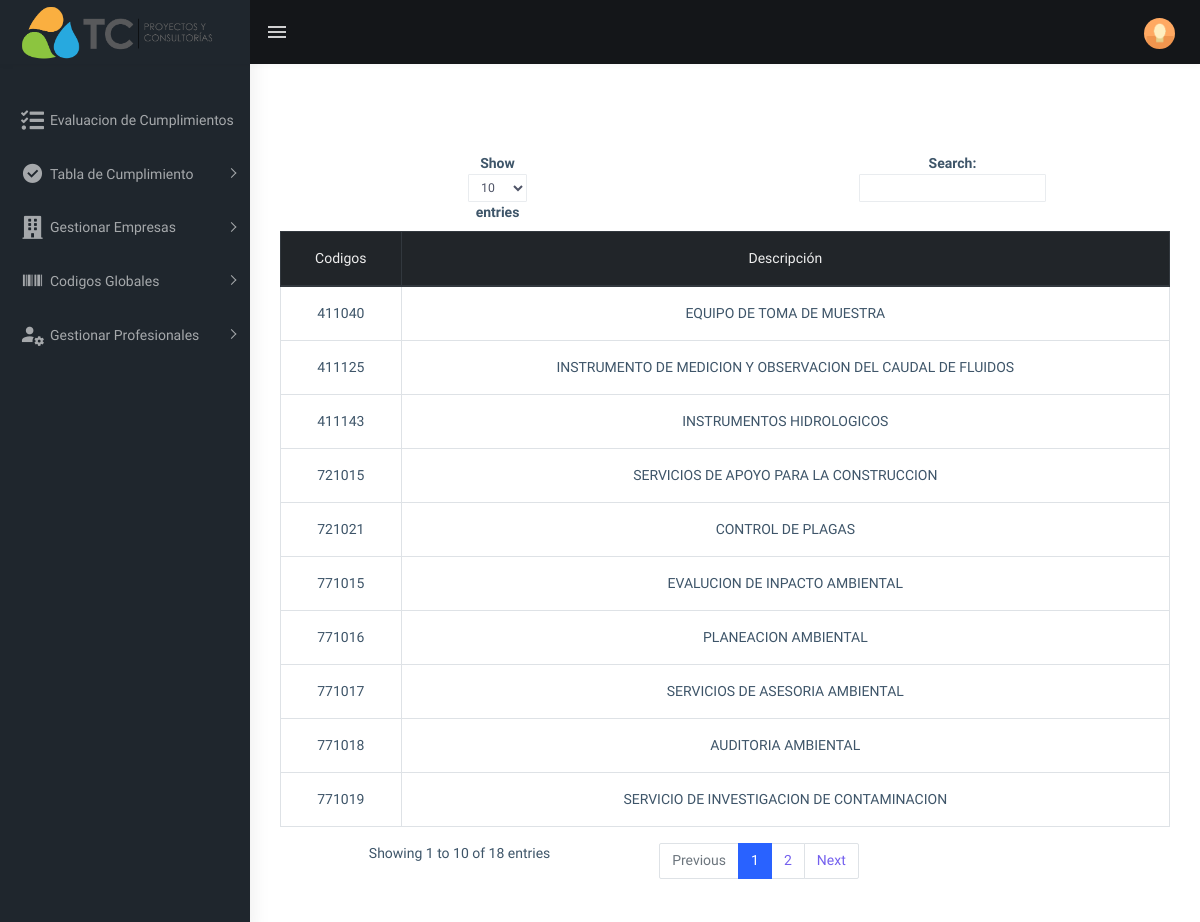
/view/Codigos/MostrarCodigosGenerales.php, run on the app's committed database.
### tables this page shows
CREATE TABLE `servicio` (
  `codigo` int(11) NOT NULL,
  `nombre_servicio` varchar(200) NOT NULL
);

### app/utils/Conexion.php (called while the page is built)
<?php
    class Conexion{
		public function get_conexion(){
			$user = "root";
			$pass = "";
			$host = "localhost";
            $db = "tconsultorias";
			try {
				$connection = new PDO("mysql:host=$host; dbname=$db", $user, $pass);
				$connection->setAttribute(PDO::ATTR_ERRMODE, PDO::ERRMODE_EXCEPTION);
            	$connection->setAttribute(PDO::ATTR_EMULATE_PREPARES, false);
			} catch (Exception $e) {
				print_r($e);
			}
			return $connection;
		}
    }
?>

### app/model/ServiciosModel.php (called while the page is built, shortened)
<?php
    class ServicioModel {
        private $DataBase;
        private $Table = 'servicio';
        public function __construct(){
            $connection = new Conexion();
            $this->DataBase = $connection->get_conexion();
        }
        public function EveryThings () {
            try {
                $sql = "SELECT * FROM $this->Table";
                $query = $this->DataBase->prepare($sql);
                $query->execute();
                $data = $query->fetchAll();
                $response = ['status' => 1, 'servicios' => $data];
            } catch (Exception $e) {
                $response = ['status' => 0, 'error' => $e];
            }
            return $response;
        }
    }
?>

### view/Codigos/MostrarCodigosGenerales.php (the view)
<?php
    require dirname(__FILE__).'/../home/header.php';
    $Servicio = new ServicioModel();
    $Servicios = $Servicio->EveryThings();
?>
<div class="page-wrapper">
    <div class="page-breadcrumb">
        <div class="row">
            <div class="col-12 d-flex no-block align-items-center">
            </div>
        </div>
    </div>
    <div class="container-fluid">
        <div class="card">
            <div class="table-responsive text-center mt-5">
                <table id="zero_config" class="table table-bordered">
                    <thead class="thead-dark">
                        <tr>
                            <th>Codigos</th>
                            <th>Descripción</th>
                        </tr>
                    </thead>
                    <tbody>
                    <?php foreach ($Servicios['servicios'] as $Data) { ?>
                        <tr>
                            <td><?php echo $Data['codigo'] ?></td>
                            <td><?php echo $Data['nombre_servicio'] ?></td>
                        </tr>
                    <?php } ?>
                    </tbody>
                </table>
            </div>
        </div>
    </div>
</div>
<?php require dirname(__FILE__).'/../home/footer.php';?>

### data on the page
servicio: codigo "411040", nombre_servicio "EQUIPO DE TOMA DE MUESTRA"
servicio: codigo "411125", nombre_servicio "INSTRUMENTO DE MEDICION Y OBSERVACION DEL CAUDAL DE FLUIDOS"
servicio: codigo "411143", nombre_servicio "INSTRUMENTOS HIDROLOGICOS"
servicio: codigo "721015", nombre_servicio "SERVICIOS DE APOYO PARA LA CONSTRUCCION"
servicio: codigo "721021", nombre_servicio "CONTROL DE PLAGAS"
servicio: codigo "771015", nombre_servicio "EVALUCION DE INPACTO AMBIENTAL"
servicio: codigo "771016", nombre_servicio "PLANEACION AMBIENTAL"
servicio: codigo "771017", nombre_servicio "SERVICIOS DE ASESORIA AMBIENTAL"
servicio: codigo "771018", nombre_servicio "AUDITORIA AMBIENTAL"
servicio: codigo "771019", nombre_servicio "SERVICIO DE INVESTIGACION DE CONTAMINACION"
